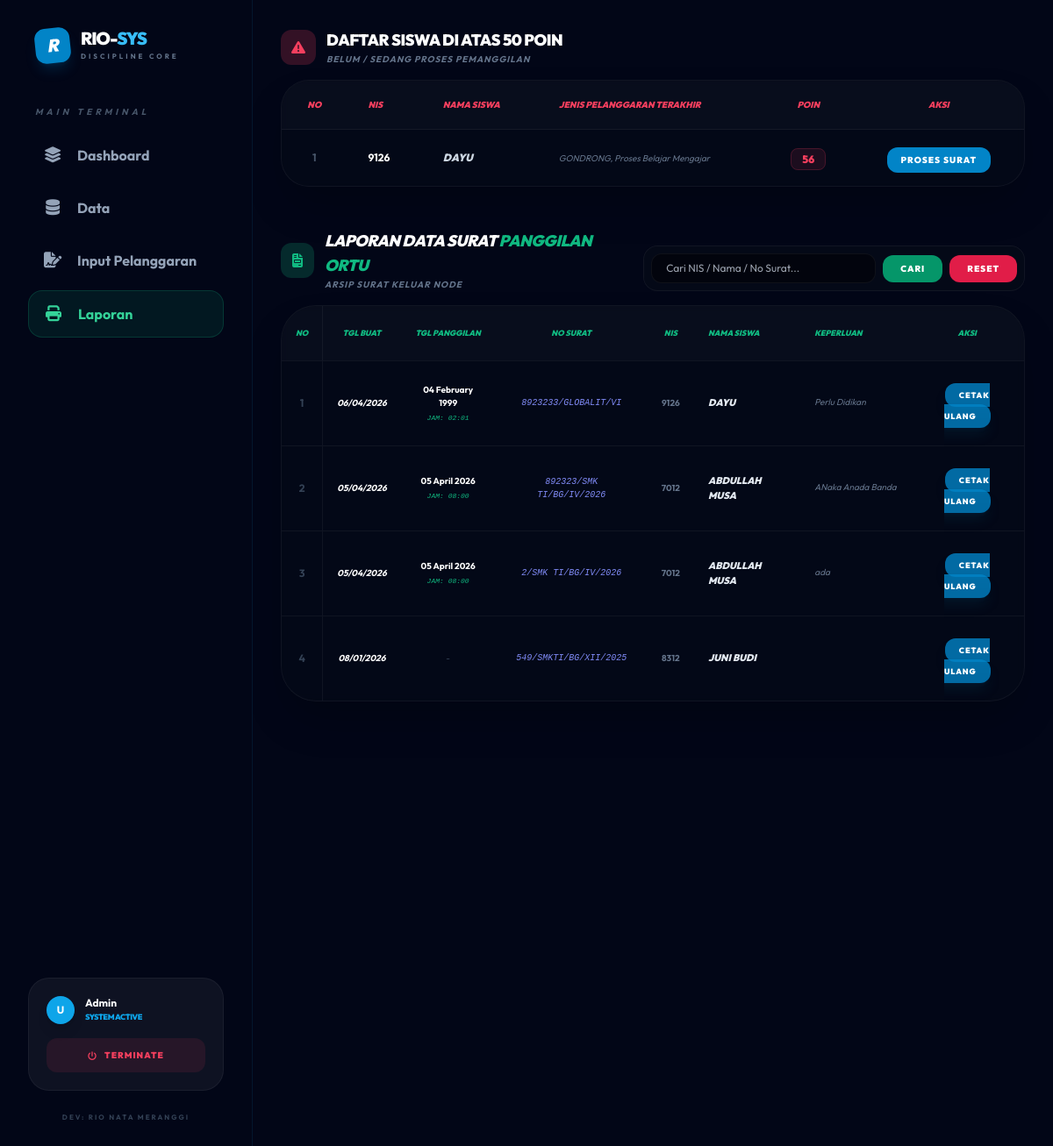
Screenshot of /core/laporan_panggilan.php with the database file from the repository.
### tables this page shows
CREATE TABLE `siswa` (
  `nis` int NOT NULL,
  `nama_siswa` varchar(50) DEFAULT NULL,
  `jenis_kelamin` enum('Laki - Laki','Perempuan') DEFAULT NULL,
  `alamat` varchar(100) DEFAULT NULL,
  `password` varchar(70) DEFAULT NULL,
  `status` enum('aktif','tidak_aktif','lulus','pindah') DEFAULT NULL,
  `id_ortu_wali` int DEFAULT NULL,
  `id_kelas` int DEFAULT NULL
);

CREATE TABLE `surat_keluar` (
  `id_surat_keluar` int NOT NULL,
  `no_surat` varchar(30) DEFAULT NULL,
  `jenis_surat` varchar(30) DEFAULT NULL,
  `id_surat_pindah` int DEFAULT NULL,
  `nis` int DEFAULT NULL,
  `tanggal_pembuatan_surat` date DEFAULT NULL,
  `id_profil_sekolah` int DEFAULT NULL,
  `id_tahun_ajaran` int DEFAULT NULL,
  `tingkat` varchar(3) DEFAULT NULL,
  `tanggal_pemanggilan` datetime DEFAULT NULL,
  `keperluan` text
);

### core/laporan_panggilan.php (the view, shortened to what this page needs)
<?php
include "../config/config.php";
include "../includes/header.php";
$keyword = "";
$condition = "";
$sql_calon = "SELECT siswa.nis, siswa.nama_siswa,
              GROUP_CONCAT(DISTINCT jenis_pelanggaran.jenis SEPARATOR ', ') as daftar_pelanggaran,
              SUM(jenis_pelanggaran.poin) as total_poin
              FROM pelanggaran_siswa
              JOIN siswa ON pelanggaran_siswa.nis = siswa.nis
              JOIN jenis_pelanggaran ON pelanggaran_siswa.id_jenis_pelanggaran = jenis_pelanggaran.id_jenis_pelanggaran
              GROUP BY siswa.nis
              HAVING total_poin >= 50";
$query_calon = mysqli_query($conn, $sql_calon);
$sql_laporan = "SELECT surat_keluar.*, siswa.nama_siswa
                FROM surat_keluar
                JOIN siswa ON surat_keluar.nis = siswa.nis
                WHERE surat_keluar.jenis_surat = 'Panggilan Orang Tua'
                $condition
                ORDER BY surat_keluar.tanggal_pembuatan_surat DESC";
$query_laporan = mysqli_query($conn, $sql_laporan);
?>
<div class="p-8 space-y-12">
    <div class="space-y-4">
        <div class="flex items-center gap-3">
            <div class="w-10 h-10 bg-rose-500/20 rounded-xl flex items-center justify-center">
                <i class="fas fa-exclamation-triangle text-rose-500"></i>
            </div>
            <div>
                <h2 class="text-white font-black text-lg uppercase tracking-tight">Daftar Siswa di atas 50 Poin</h2>
                <p class="text-slate-500 text-[10px] font-bold uppercase tracking-widest italic">Belum / Sedang Proses Pemanggilan</p>
            </div>
        </div>
        <div class="bg-[#050a18]/60 border border-white/5 rounded-[2rem] overflow-hidden shadow-2xl backdrop-blur-sm">
            <div class="overflow-x-auto">
                <table class="w-full text-left border-collapse">
                    <thead>
                        <tr class="bg-white/[0.02] border-b border-white/5">
                            <th class="px-6 py-5 text-[10px] font-black text-rose-500 uppercase text-center italic">No</th>
                            <th class="px-6 py-5 text-[10px] font-black text-rose-500 uppercase italic">NIS</th>
                            <th class="px-6 py-5 text-[10px] font-black text-rose-500 uppercase italic">Nama Siswa</th>
                            <th class="px-6 py-5 text-[10px] font-black text-rose-500 uppercase italic">Jenis Pelanggaran Terakhir</th>
                            <th class="px-6 py-5 text-[10px] font-black text-rose-500 uppercase text-center italic">Poin</th>
                            <th class="px-6 py-5 text-[10px] font-black text-rose-500 uppercase text-center italic">Aksi</th>
                        </tr>
                    </thead>
                    <tbody class="divide-y divide-white/5">
                        <?php
                        $no = 1;
                        if(mysqli_num_rows($query_calon) > 0):
                            while($c = mysqli_fetch_array($query_calon)):
                        ?>
                        <tr class="hover:bg-white/[0.02] transition-all">
                            <td class="px-6 py-5 text-center text-xs text-slate-600 font-bold"><?= $no++ ?></td>
                            <td class="px-6 py-5 text-xs font-bold text-white"><?= $c['nis'] ?></td>
                            <td class="px-6 py-5 text-xs text-slate-300 uppercase font-black italic"><?= $c['nama_siswa'] ?></td>
                            <td class="px-6 py-5 text-[10px] text-slate-500 italic max-w-xs truncate"><?= $c['daftar_pelanggaran'] ?></td>
                            <td class="px-6 py-5 text-center">
                                <span class="px-3 py-1 bg-rose-500/10 border border-rose-500/20 text-rose-500 rounded-lg font-black text-xs"><?= $c['total_poin'] ?></span>
                            </td>
                            <td class="px-6 py-5 text-center">
                                <a href="buat_surat.php?nis=<?= $c['nis'] ?>&jenis=panggilan" class="px-4 py-2 bg-sky-600 hover:bg-sky-500 text-white text-[10px] font-black rounded-xl transition-all uppercase tracking-widest">
                                    Proses Surat
                                </a>
                            </td>
                        </tr>
                        <?php endwhile; else: ?>
                        <tr><td colspan="6" class="p-16 text-center text-slate-700 text-[10px] font-black uppercase tracking-[10px] italic">Data Tidak Ditemukan</td></tr>
                        <?php endif; ?>
                    </tbody>
                </table>
            </div>
        </div>
    </div>
    <div class="space-y-4">
        <div class="flex flex-col md:flex-row md:items-end justify-between gap-6">
            <div class="flex items-center gap-3">
                <div class="w-10 h-10 bg-emerald-500/20 rounded-xl flex items-center justify-center">
                    <i class="fas fa-file-invoice text-emerald-500"></i>
                </div>
                <div>
                    <h2 class="text-white font-black text-lg uppercase tracking-tight italic">Laporan Data Surat <span class="text-emerald-500">Panggilan Ortu</span></h2>
                    <p class="text-slate-500 text-[10px] font-bold uppercase tracking-widest italic">Arsip Surat Keluar Node</p>
                </div>
            </div>
            <form action="" method="POST" class="flex items-center gap-2 bg-[#050a18]/80 border border-white/5 p-2 rounded-2xl backdrop-blur-xl">
                <input type="text" name="keyword" value="<?= $keyword ?>" placeholder="Cari NIS / Nama / No Surat..." class="bg-black/40 border border-white/5 rounded-xl py-2 px-4 text-xs text-white outline-none focus:border-emerald-500/50 w-48 md:w-64 transition-all">
                <button type="submit" name="cari" class="px-5 py-2 bg-emerald-600 hover:bg-emerald-500 text-white rounded-xl text-[10px] font-black uppercase tracking-widest transition-all">Cari</button>
                <a href="laporan_panggilan.php" class="px-5 py-2 bg-rose-600 hover:bg-rose-500 text-white rounded-xl text-[10px] font-black uppercase tracking-widest text-center">Reset</a>
            </form>
        </div>
        <div class="bg-[#050a18]/60 border border-white/5 rounded-[2.5rem] overflow-hidden shadow-2xl backdrop-blur-sm">
            <div class="overflow-x-auto">
                <table class="w-full text-left border-collapse">
                    <thead>
                        <tr class="bg-white/[0.02] border-b border-white/5">
                            <th class="px-4 py-6 text-[9px] font-black text-emerald-500 uppercase text-center italic border-r border-white/5">No</th>
                            <th class="px-4 py-6 text-[9px] font-black text-emerald-500 uppercase text-center italic">Tgl Buat</th>
                            <th class="px-4 py-6 text-[9px] font-black text-emerald-500 uppercase text-center italic">Tgl Panggilan</th>
                            <th class="px-4 py-6 text-[9px] font-black text-emerald-500 uppercase text-center italic">No Surat</th>
                            <th class="px-4 py-6 text-[9px] font-black text-emerald-500 uppercase text-center italic">NIS</th>
                            <th class="px-4 py-6 text-[9px] font-black text-emerald-500 uppercase italic">Nama Siswa</th>
                            <th class="px-4 py-6 text-[9px] font-black text-emerald-500 uppercase italic">Keperluan</th>
                            <th class="px-4 py-6 text-[9px] font-black text-emerald-500 uppercase text-center italic">Aksi</th>
                        </tr>
                    </thead>
                    <tbody class="divide-y divide-white/5">
                        <?php
                        $no = 1;
                        if(mysqli_num_rows($query_laporan) > 0):
                            while($l = mysqli_fetch_array($query_laporan)):
                        ?>
                        <tr class="hover:bg-white/[0.01] transition-all group">
                            <td class="px-4 py-6 text-center text-xs text-slate-700 font-bold border-r border-white/5"><?= $no++ ?></td>
                            <td class="px-4 py-6 text-center text-[10px] text-white font-bold italic"><?= date('d/m/Y', strtotime($l['tanggal_pembuatan_surat'])) ?></td>
                            <td class="px-4 py-6 text-center text-[10px] text-slate-400">
                                <?php if($l['tanggal_pemanggilan']): ?>
                                    <div class="font-bold text-white"><?= date('d F Y', strtotime($l['tanggal_pemanggilan'])) ?></div>
                                    <div class="text-[8px] text-emerald-500 font-mono mt-1 uppercase italic">Jam: <?= date('H:i', strtotime($l['tanggal_pemanggilan'])) ?></div>
                                <?php else: ?>
                                    <span class="text-slate-700">-</span>
                                <?php endif; ?>
                            </td>
                            <td class="px-4 py-6 text-center text-[10px] font-mono text-indigo-400 italic"><?= $l['no_surat'] ?></td>
                            <td class="px-4 py-6 text-center text-[10px] text-slate-500 font-bold"><?= $l['nis'] ?></td>
                            <td class="px-4 py-6 text-[11px] font-black text-slate-200 uppercase italic"><?= $l['nama_siswa'] ?></td>
                            <td class="px-4 py-6 text-[10px] text-slate-500 italic leading-relaxed truncate max-w-[150px]"><?= $l['keperluan'] ?></td>
                            <td class="px-4 py-6 text-center">
                                <a href="cetak_surat_panggilan.php?id=<?= $l['id_surat_keluar'] ?>" class="px-4 py-2 bg-sky-600/80 hover:bg-sky-500 text-white text-[9px] font-black rounded-xl transition-all uppercase tracking-widest shadow-lg shadow-sky-900/20">
                                    Cetak Ulang
                                </a>
                            </td>
                        </tr>
                        <?php endwhile; else: ?>
                        <tr><td colspan="8" class="p-20 text-center text-slate-700 text-[10px] font-black uppercase tracking-[10px] italic">Belum Ada Riwayat Surat Terbit</td></tr>
                        <?php endif; ?>
                    </tbody>
                </table>
            </div>
        </div>
    </div>
</div>
<?php include "../includes/footer.php"; ?>

### includes/header.php (style rules this page uses)
body { font-family: 'Outfit', sans-serif; background-color: #020617; overflow-x: hidden; }

### rows the page displays
siswa: nis "9126", nama_siswa "DAYU", daftar_pelanggaran "GONDRONG, Proses Belajar Mengajar", total_poin "56"
surat_keluar: tanggal_pembuatan_surat "06/04/2026", tanggal_pemanggilan "04 February 1999", tanggal_pemanggilan "02:01", no_surat "8923233/GLOBALIT/VI", nis "9126", nis.nama_siswa "DAYU", keperluan "Perlu Didikan"
surat_keluar: tanggal_pembuatan_surat "05/04/2026", tanggal_pemanggilan "05 April 2026", tanggal_pemanggilan "08:00", no_surat "892323/SMK TI/BG/IV/2026", nis "7012", nis.nama_siswa "ABDULLAH MUSA", keperluan "ANaka Anada Banda"
surat_keluar: tanggal_pembuatan_surat "05/04/2026", tanggal_pemanggilan "05 April 2026", tanggal_pemanggilan "08:00", no_surat "2/SMK TI/BG/IV/2026", nis "7012", nis.nama_siswa "ABDULLAH MUSA", keperluan "ada"
surat_keluar: tanggal_pembuatan_surat "08/01/2026", no_surat "549/SMKTI/BG/XII/2025", nis "8312", nis.nama_siswa "JUNI BUDI"

### other values shown
substr($_SESSION['username'] ?? 'U', 0, 1) "U"
$_SESSION['username'] "Admin"
